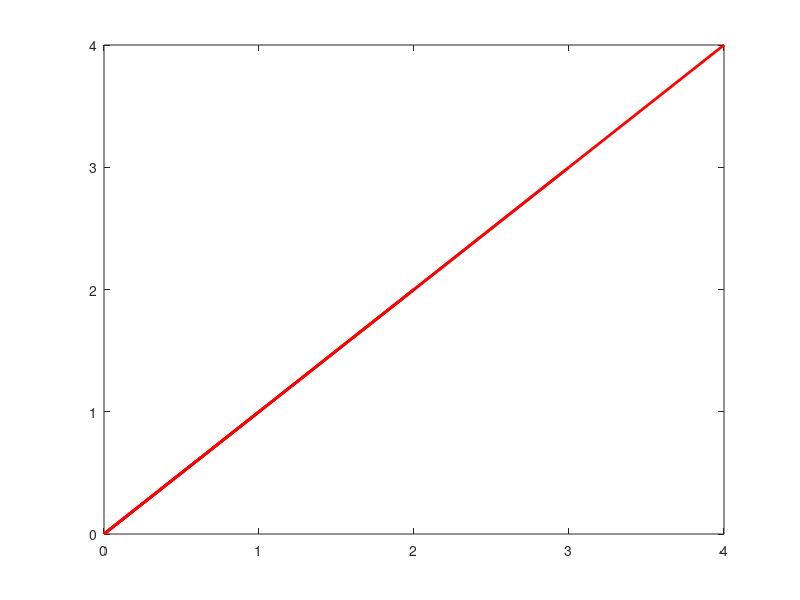

Write MATLAB code to recreate this figure.
origin_x = 0;
origin_y = 0;
target = 9999;
origin = [origin_x origin_y];
x = origin_x;
y = origin_y;
prompt = 'Enter x co-ordinate';
target_x = input(prompt);
prompt = 'Enter y co-ordinate';
target_y = input(prompt);
i = 1;
new_x(1) = origin_x;
new_y(1) = origin_y;
while(target>=2)
u_loc = y+1;
d_loc = y-1;
l_loc = x-1;
r_loc = x+1;
diax_loc = x+1;
diay_loc = y+1;
u = (((target_x)-x)^2)+(((target_y)-(u_loc))^2);
d = (((target_x)-x)^2)+(((target_y)-(d_loc))^2);
l = (((target_x)-(l_loc))^2)+(((target_y)-y)^2);
r = (((target_x)-(r_loc))^2)+(((target_y)-y)^2);
dia = (((target_x)-(diax_loc))^2)+(((target_y)-(diay_loc))^2);
%% Cost
u_cost = u;
d_cost = d;
l_cost = l;
r_cost = r;
dia_cost = dia;
node = [u_cost d_cost l_cost r_cost dia_cost];
dummy = min(node);
i = i+1;
if dummy == u_cost 

    y = u_loc;

elseif dummy == d_cost

        y = d_loc;

        
elseif dummy == l_cost

            x = l_loc;

            
elseif dummy == r_cost

      x = r_loc;

elseif dummy == dia_cost
    
    x = diax_loc;
    y = diay_loc;

else
    disp('invalid')
end
                
                
new_x(i) = x;
new_y(i) = y;
plot(new_x,new_y,'r','Linewidth',2);
hold on
        
        

    target = sqrt(((target_x - x)^2) + ((target_y - y)^2));
end
            
                
    
